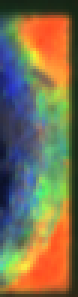
#> input picture test/image_00005.png, 26 x 99 px (shown 3 times larger); its folder holds only this picture in this run
$ python detector.py
#> lines starting #> are read from the running program, lines starting #| are printed output that depends on the picture; after the words box and inside, x2 and y2 are one past the last pixel; in counts of white or black regions, pixels touching at a corner belong together
### image_processor.py
"""
이미지 전처리 모듈
이미지 로드, 색상 변환, 블러, 리사이징 등의 전처리 작업 수행
"""

import cv2 as cv
import numpy as np


def load_image(image_path):
    """
    이미지 파일 로드

    Args:
        image_path (str): 이미지 파일 경로

    Returns:
        numpy.ndarray: 로드된 이미지 (BGR 형식)
        None: 로드 실패 시
    """
#> called with image_path = 'test/image_00005.png'
    try:
        img = cv.imread(image_path)
#> img is the input picture: shape (99, 26, 3); mean B, G, R 80.4, 112.3, 122.9
        if img is None:
            print(f"이미지 로드 실패: {image_path}")
            return None
        return img
    except Exception as e:
        print(f"이미지 로드 오류: {e}")
        return None


# [63 lines left out: functions resize_image, convert_to_hsv, convert_to_gray, apply_gaussian_blur, not called in this run]


def apply_morphology(img, operation='open', kernel_size=(5, 5), shape=cv.MORPH_ELLIPSE):
    """
    형태학적 연산 적용 (Opening/Closing)

    Args:
        img (numpy.ndarray): 입력 이미지 (이진 이미지)
        operation (str): 'open', 'close', 'erode', 'dilate'
        kernel_size (tuple): 커널 크기
        shape: 커널 형태 (cv.MORPH_RECT, cv.MORPH_ELLIPSE, cv.MORPH_CROSS)

    Returns:
        numpy.ndarray: 형태학적 연산이 적용된 이미지
    """
    kernel = cv.getStructuringElement(shape, kernel_size)

    if operation == 'open':
        result = cv.morphologyEx(img, cv.MORPH_OPEN, kernel)
    elif operation == 'close':
        result = cv.morphologyEx(img, cv.MORPH_CLOSE, kernel)
    elif operation == 'erode':
        result = cv.erode(img, kernel)
    elif operation == 'dilate':
        result = cv.dilate(img, kernel)
    else:
        print(f"알 수 없는 연산: {operation}")
        result = img

    return result


# [132 lines left out: functions preprocess_image, create_mask_from_hsv, apply_bilateral_filter, apply_nlm_denoise, normalize_rgb, enhance_contrast, not called in this run]


# [29 lines that do not run on import are left out]

### config.py
"""
설정 관리 모듈
솔더 페이스트 검출 및 측정을 위한 파라미터 정의
"""

import numpy as np
import json
import os


class Config:
    """솔더 페이스트 검출 설정 클래스"""

    def __init__(self, config_path=None):
        """
        설정 초기화

        Args:
            config_path (str, optional): 설정 파일 경로. 없으면 기본값 사용
        """
        # ===== 3D 높이 맵 모드 설정 =====
        # True: 3D 높이 맵 이미지 (RGB = 높이 정보)
        # False: 일반 2D 색상 이미지
        self.HEIGHT_MAP_MODE = True

        # 높이 임계값 (Blue channel 값, 0-255)
        # Blue 값이 이 값 이상이면 솔더 페이스트로 인식
        # 파란색 = 높음, 초록색 = 중간, 빨강 = 낮음
        self.HEIGHT_THRESHOLD_MIN = 100  # 최소 높이
        self.HEIGHT_THRESHOLD_MAX = 255  # 최대 높이

        # 검출 방법 선택 (HEIGHT_MAP_MODE=True일 때)
        # 'ensemble_v4': v4 앙상블 (Normalized RGB + 노이즈 제거, 권장)
        # 'ensemble': v3 앙상블 투표 (하위 호환)
        # 'norm_rgb': Normalized RGB 단독 (산업용 AOI 표준)
        # 'otsu_blue': Blue 채널 Otsu 반전
        # 'clahe_blue': CLAHE + Blue Otsu 반전
        # 'adaptive': 적응형 임계값
        # 'legacy': 기존 방식 (단순 Blue 채널 범위)
        self.DETECTION_METHOD = 'ensemble_v4'

        # v4 노이즈 제거 설정
        # 'bilateral': 엣지 보존 노이즈 제거 (빠름, 권장)
        # 'nlm': Non-local Means (강력, 느림)
        # 'none': 노이즈 제거 안 함
        self.DENOISE_METHOD = 'bilateral'

        # Normalized RGB 임계값 (norm_rgb 방법 사용 시)
        self.NORM_RGB_THRESHOLD = 0.40

        # GT 마스크 디렉토리 (LabelMe 변환 바이너리 마스크)
        # 이 경로에 마스크가 있으면 마젠타 라벨 대신 사용
        self.GT_MASK_DIR = 'annotations/gt_masks'

        # HSV 색상 범위 (2D 색상 모드용, HEIGHT_MAP_MODE=False일 때 사용)
        # 주의: 실제 이미지에 맞춰 조정 필요
        self.LOWER_HSV = np.array([0, 0, 180])
        self.UPPER_HSV = np.array([20, 50, 255])

        # 면적 필터 (픽셀²)
        self.MIN_AREA = 50   # 작은 노이즈 제거용
        self.MAX_AREA = 100000  # 비정상적으로 큰 영역 제외

        # 원형도 필터 (0.0 ~ 1.0, 1.0은 완전한 원)
        self.MIN_CIRCULARITY = 0.3  # 3D 높이 맵에서는 더 낮게 설정
        self.MAX_CIRCULARITY = 1.0

        # 형태학적 연산 커널 크기
        self.MORPH_KERNEL_SIZE = (5, 5)

        # 가우시안 블러 커널 크기
        self.BLUR_KERNEL_SIZE = (5, 5)

        # 이미지 리사이징 스케일 (처리 속도 향상)
        self.RESIZE_SCALE = 1.0  # 1.0 = 원본 크기

        # 캘리브레이션: 픽셀당 mm 비율
        # 주의: 실제 측정을 통해 설정 필요
        self.PIXELS_PER_MM = 10.0  # 예: 10 pixels = 1 mm

        # 시각화 설정
        self.CONTOUR_COLOR = (0, 255, 0)  # 녹색 (BGR)
        self.CENTER_COLOR = (0, 0, 255)   # 빨간색 (BGR)
        self.TEXT_COLOR = (255, 255, 255) # 흰색 (BGR)
        self.CONTOUR_THICKNESS = 2
        self.CENTER_RADIUS = 5
        self.FONT_SCALE = 0.5
        self.FONT_THICKNESS = 1

        # 외부 설정 파일이 있으면 로드
        if config_path and os.path.exists(config_path):
            self.load_from_file(config_path)

    # [104 lines left out: functions load_from_file, save_to_file, print_config, not called in this run]


# 기본 설정 인스턴스
default_config = Config()


# [11 lines that do not run on import are left out]

### detector.py
"""
솔더 페이스트 검출 엔진
AOI RGB 조명 이미지 기반 솔더 페이스트 영역 검출

v4: Normalized RGB + 노이즈 제거 기반 검출 개선
- AOI 이미지 색상 혼합 문제 분석 반영
  - 이미지 80%가 혼합색, 파란 영역의 77-93%가 G/R 오염
  - 로컬 노이즈 std=50, 단일 채널 임계값은 본질적 한계
- 산업용 AOI 표준 Normalized RGB(색상비) 검출 도입
- Bilateral/NLM 노이즈 제거 전처리 도입
- 색상 그라데이션 패턴 분석 추가
"""

import cv2 as cv
import numpy as np
from image_processor import (create_mask_from_hsv, apply_morphology,
                              apply_bilateral_filter, apply_nlm_denoise,
                              normalize_rgb)


def detect_solder_paste(img, config):
    """
    솔더 페이스트 영역 검출 메인 함수

    3D 높이 맵 모드: 분석 결과 기반 최적 검출 (Blue Otsu + CLAHE 앙상블)
    2D 색상 모드: HSV 색상 범위 기반 검출

    Args:
        img (numpy.ndarray): BGR 또는 HSV 형식 이미지
        config: 설정 객체 (Config 클래스)

    Returns:
        tuple: (검출된 윤곽선 리스트, 이진 마스크)
    """
    if config.HEIGHT_MAP_MODE:
        # 3D 높이 맵 모드: 분석 결과 기반 최적 검출
        detection_method = getattr(config, 'DETECTION_METHOD', 'ensemble')

        if detection_method == 'otsu_blue':
            mask = detect_otsu_blue_inv(img)
        elif detection_method == 'clahe_blue':
            mask = detect_clahe_blue_inv(img)
        elif detection_method == 'adaptive':
            mask = detect_adaptive_blue(img)
        elif detection_method == 'ensemble':
            mask = detect_ensemble(img)
        elif detection_method == 'ensemble_v4':
            mask = detect_ensemble_v4(img)
        elif detection_method == 'norm_rgb':
            threshold = getattr(config, 'NORM_RGB_THRESHOLD', 0.4)
            mask = detect_normalized_rgb(img, target='blue', threshold=threshold)
        elif detection_method == 'legacy':
            # 기존 방식 (하위 호환)
            mask = create_height_mask(img, config.HEIGHT_THRESHOLD_MIN,
                                       config.HEIGHT_THRESHOLD_MAX)
        else:
            mask = detect_ensemble_v4(img)
    else:
        # 2D 색상 모드: HSV 기반 검출
        mask = create_mask_from_hsv(img, config.LOWER_HSV, config.UPPER_HSV)

    # 형태학적 연산 (노이즈 제거)
    mask = apply_morphology(mask, 'open', config.MORPH_KERNEL_SIZE, cv.MORPH_ELLIPSE)
    mask = apply_morphology(mask, 'close', config.MORPH_KERNEL_SIZE, cv.MORPH_ELLIPSE)

    # 윤곽선 검출
    contours = find_contours(mask)

    # 필터링 (면적, 원형도 기준)
    filtered_contours = filter_contours(contours, config)

    return filtered_contours, mask


# ============================================================
# 분석 결과 기반 최적 검출 방법들
# ============================================================

def detect_otsu_blue_inv(img):
    """
    Blue 채널 Otsu 반전

    Blue 채널에 Otsu 자동 임계값을 적용하고 반전.
    3D 높이 맵에서 Blue=높은 경사이므로, Blue가 낮은 영역이
    솔더 페이스트의 실제 도포 영역에 해당.
    """
    blue = img[:, :, 0]
    _, mask = cv.threshold(blue, 0, 255, cv.THRESH_BINARY_INV + cv.THRESH_OTSU)
    return mask


def detect_clahe_blue_inv(img, clip_limit=4.0, tile_size=4):
    """
    [안정성 1위] CLAHE + Blue 채널 Otsu 반전 (std=0.010)

    CLAHE로 Blue 채널의 국소 대비를 강화한 후 Otsu 반전.
    모든 이미지에서 가장 일관된 결과를 보임 (표준편차 최소).
    """
    blue = img[:, :, 0]
    clahe = cv.createCLAHE(clipLimit=clip_limit, tileGridSize=(tile_size, tile_size))
    enhanced = clahe.apply(blue)
    _, mask = cv.threshold(enhanced, 0, 255, cv.THRESH_BINARY_INV + cv.THRESH_OTSU)
    return mask


def detect_adaptive_blue(img, block_size=7, c_val=10):
    """
    적응형 임계값 Blue 채널

    지역적 밝기 변화에 대응하는 적응형 임계값.
    조명이 균일하지 않은 실제 검사 환경에 유리.
    """
    blue = img[:, :, 0]
    h, w = blue.shape
    bs = min(block_size, min(h, w) - 1)
    if bs % 2 == 0:
        bs -= 1
    if bs < 3:
        bs = 3
    mask = cv.adaptiveThreshold(blue, 255, cv.ADAPTIVE_THRESH_GAUSSIAN_C,
                                 cv.THRESH_BINARY, bs, c_val)
    return mask


def detect_ensemble(img):
    """
    앙상블 검출 v3: 안정성 + 높은 IoU 방법 결합

    v3 분석 결과 반영:
    1. CLAHE Blue inv cl4.0 (안정성 1위, std=0.010, 가중치 2.0)
    2. CLAHE Blue inv cl8.0 (안정성 2위, std=0.013, 가중치 1.8)
    3. Saturation 30-255 (평균 IoU 1위, 가중치 1.2)
    4. Adaptive Lab_L bs11 c10 (평균 IoU 5위, 가중치 1.0)
    5. Otsu Blue inv (안정적, 가중치 1.0)

    2.5 이상 동의하면 검출로 판정.
    """
    h, w = img.shape[:2]
    votes = np.zeros((h, w), dtype=np.float32)

    # 방법 1: CLAHE Blue inv cl4.0 (안정성 1위, 가중치 2.0)
    mask1 = detect_clahe_blue_inv(img, clip_limit=4.0, tile_size=4)
    votes += (mask1 > 0).astype(np.float32) * 2.0

    # 방법 2: CLAHE Blue inv cl8.0 (안정성 2위, 가중치 1.8)
    mask2 = detect_clahe_blue_inv(img, clip_limit=8.0, tile_size=4)
    votes += (mask2 > 0).astype(np.float32) * 1.8

    # 방법 3: Saturation 30-255 (평균 IoU 1위, 가중치 1.2)
    hsv = cv.cvtColor(img, cv.COLOR_BGR2HSV)
    s_ch = hsv[:, :, 1]
    mask3 = cv.inRange(s_ch, 30, 255)
    votes += (mask3 > 0).astype(np.float32) * 1.2

    # 방법 4: Adaptive Lab_L bs11 c10 (평균 IoU 5위, 가중치 1.0)
    lab = cv.cvtColor(img, cv.COLOR_BGR2Lab)
    l_ch = lab[:, :, 0]
    bs = min(11, min(h, w) - 1)
    if bs % 2 == 0:
        bs -= 1
    if bs < 3:
        bs = 3
    mask4 = cv.adaptiveThreshold(l_ch, 255, cv.ADAPTIVE_THRESH_GAUSSIAN_C,
                                  cv.THRESH_BINARY, bs, 10)
    votes += (mask4 > 0).astype(np.float32) * 1.0

    # 방법 5: Otsu Blue inv (가중치 1.0)
    mask5 = detect_otsu_blue_inv(img)
    votes += (mask5 > 0).astype(np.float32) * 1.0

    # 투표 임계값: 가중합 >= 2.5
    mask = (votes >= 2.5).astype(np.uint8) * 255

    return mask


# ============================================================
# v4: Normalized RGB + 노이즈 제거 기반 검출
# ============================================================

# [230 lines left out: functions detect_normalized_rgb, detect_norm_rgb_diff, detect_color_ratio, detect_gradient_pattern, detect_denoised, detect_ensemble_v4 and 1 more, not called in this run]


# ============================================================
# 공통 유틸리티
# ============================================================

def find_contours(binary_img):
    """
    이진 이미지에서 윤곽선 검출

    Args:
        binary_img (numpy.ndarray): 이진 이미지 (마스크)

    Returns:
        list: 검출된 윤곽선 리스트
    """
    contours, hierarchies = cv.findContours(
        binary_img,
        cv.RETR_EXTERNAL,
        cv.CHAIN_APPROX_SIMPLE
    )
    return contours


def filter_contours(contours, config):
    """
    윤곽선 필터링 (면적, 원형도 기준)

    Args:
        contours (list): 윤곽선 리스트
        config: 설정 객체

    Returns:
        list: 필터링된 윤곽선 리스트
    """
    filtered = []

    for cnt in contours:
        area = cv.contourArea(cnt)

        if area < config.MIN_AREA or area > config.MAX_AREA:
            continue

        circularity = calculate_circularity(cnt)

        if circularity < config.MIN_CIRCULARITY or circularity > config.MAX_CIRCULARITY:
            continue

        filtered.append(cnt)

    return filtered


def calculate_circularity(contour):
    """
    윤곽선의 원형도 계산
    원형도 = 4π × (면적 / 둘레²)
    1.0에 가까울수록 원에 가까움

    Args:
        contour (numpy.ndarray): 윤곽선

    Returns:
        float: 원형도 (0.0 ~ 1.0)
    """
    area = cv.contourArea(contour)
    perimeter = cv.arcLength(contour, True)

    if perimeter == 0:
        return 0.0

    circularity = 4 * np.pi * (area / (perimeter ** 2))
    return min(circularity, 1.0)


# [60 lines left out: functions get_contour_properties, detect_with_adaptive_threshold, not called in this run]


def sort_contours_by_area(contours, descending=True):
    """윤곽선을 면적 순으로 정렬"""
    return sorted(contours, key=cv.contourArea, reverse=descending)


# [12 lines left out: function sort_contours_by_position, not called in this run]


if __name__ == '__main__':
    from config import Config
    from image_processor import load_image, preprocess_image

    config = Config()

    # 테스트 이미지 실행
    import os
    test_dir = 'test'
    if os.path.exists(test_dir):
        for fname in sorted(os.listdir(test_dir)):
            fpath = os.path.join(test_dir, fname)
            img = load_image(fpath)
            if img is None:
                continue

            print(f"\n{'='*50}")
            print(f"이미지: {fname} (크기: {img.shape})")
#| 이미지: image_00005.png (크기: (99, 26, 3))

            # 각 방법별 테스트
            for method in ['otsu_blue', 'clahe_blue', 'adaptive', 'ensemble']:
                config.DETECTION_METHOD = method
                contours, mask = detect_solder_paste(img, config)
                area_pct = np.count_nonzero(mask) / (img.shape[0] * img.shape[1]) * 100
                print(f"  {method:<15s}: 윤곽선 {len(contours)}개, "
                      f"마스크 영역 {area_pct:.1f}%")
#> this loop made 4 passes
#> area_pct on passes 1, 2, 4: 55.4, 62.82, 65.85
#> (filtered_contours in detect_solder_paste, area_pct) on pass 3: ([[[0, 0], [0, 98], [25, 98], [25, 0]]], 100)
#|   otsu_blue      : 윤곽선 0개, 마스크 영역 55.4%
#|   clahe_blue     : 윤곽선 0개, 마스크 영역 62.8%
#|   adaptive       : 윤곽선 1개, 마스크 영역 100.0%
#|   ensemble       : 윤곽선 0개, 마스크 영역 65.9%
#> pass 1, in detect_otsu_blue_inv, `blue = img[:, :, 0]`:
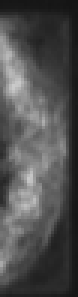
#> blue: shape (99, 26) (shown 3 times larger); min 20, max 202, mean 80.4
#> pass 1, in detect_otsu_blue_inv, `_, mask = cv.threshold(blue, 0, 255, cv.THRESH_BINARY_INV + cv.THRESH_..`:
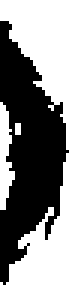
#> mask: shape (99, 26) (shown 3 times larger); 56.9% white; 1 black region, box (x1, y1, x2, y2) and area: (0, 7, 23, 95) 1109
#> pass 1, in apply_morphology, `result = cv.morphologyEx(img, cv.MORPH_OPEN, kernel)`:
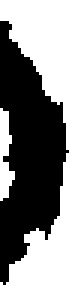
#> result: shape (99, 26) (shown 3 times larger); 54.6% white; 1 black region, box (x1, y1, x2, y2) and area: (0, 7, 23, 95) 1168
#> pass 1, in apply_morphology (call 2), `result = cv.morphologyEx(img, cv.MORPH_CLOSE, kernel)`:
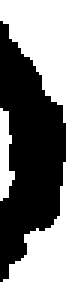
#> result: shape (99, 26) (shown 3 times larger); 55.4% white; 1 black region, box (x1, y1, x2, y2) and area: (0, 7, 22, 94) 1148
#> after the loop:
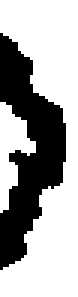
#> mask: shape (99, 26) (shown 3 times larger); 65.9% white; 1 black region, box (x1, y1, x2, y2) and area: (0, 11, 22, 90) 879

$ run again, on test/image_00006.png
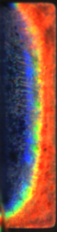
#> input picture test/image_00006.png, 57 x 232 px
#> in load_image, img is the input picture: shape (232, 57, 3); mean B, G, R 71.7, 81.8, 127.3
#| 이미지: image_00006.png (크기: (232, 57, 3))
#> the loop `for method in ['otsu_blue', 'clahe_blue', 'adaptive', 'ensemble']:` made 4 passes
#> (filtered_contours in detect_solder_paste, area_pct) on passes 1, 3: ([[[0, 0], [0, 231], [56, 231], [56, 0]]], 77.25), ([[[0, 0], [0, 231], [56, 231], [56, 0]]], 91.42)
#> (printed output is left out)
#> pass 1, in apply_morphology (call 2), `result = cv.morphologyEx(img, cv.MORPH_CLOSE, kernel)`:
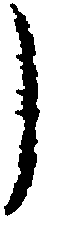
#> result: shape (232, 57); 77.3% white; 1 black region, box (x1, y1, x2, y2) and area: (4, 3, 40, 216) 3008
#> after the loop `for method in ['otsu_blue', 'clahe_blue', 'adaptive', 'ensemble']:`:
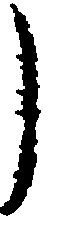
#> mask: shape (232, 57); 76% white; 1 black region, box (x1, y1, x2, y2) and area: (0, 3, 41, 216) 3179
